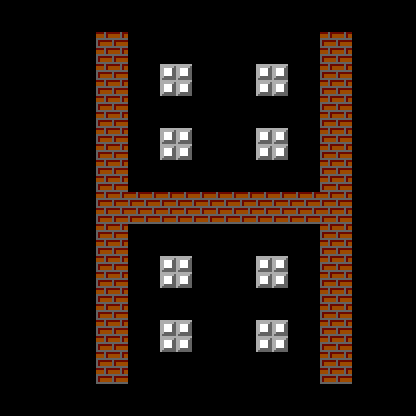

Rendered tile map (Tiled .tmx) drawn with the repository's tilesets; below, a short description and the map source with its tile grids summarised:
An orthogonal 13x13 tile map with 32x32 px tiles, 1 tile layer (Tile Layer 1).

<map version="1.0" orientation="orthogonal" renderorder="right-down" width="13" height="13" tilewidth="32" tileheight="32" backgroundcolor="#000000" nextobjectid="1">
 <tileset firstgid="1" name="BattleCity_Sprites" tilewidth="32" tileheight="32">
  <image source="../BattleCity_Sprites.png" width="800" height="512" />
  <tile id="16">
   <properties>
    <property name="blocked" value="true" />
   </properties>
  </tile>
  <tile id="17">
   <properties>
    <property name="blocked" value="true" />
   </properties>
  </tile>
  <tile id="18">
   <properties>
    <property name="blocked" value="true" />
   </properties>
  </tile>
  <tile id="19">
   <properties>
    <property name="blocked" value="true" />
   </properties>
  </tile>
  <tile id="20">
   <properties>
    <property name="blocked" value="true" />
   </properties>
  </tile>
  <tile id="41">
   <properties>
    <property name="blocked" value="true" />
   </properties>
  </tile>
  <tile id="42">
   <properties>
    <property name="blocked" value="true" />
   </properties>
  </tile>
  <tile id="43">
   <properties>
    <property name="blocked" value="true" />
   </properties>
  </tile>
  <tile id="44">
   <properties>
    <property name="blocked" value="true" />
   </properties>
  </tile>
  <tile id="45">
   <properties>
    <property name="blocked" value="true" />
   </properties>
  </tile>
 </tileset>
 <layer name="Tile Layer 1" width="13" height="13">
  <data>[169 cells, 36 non-empty, 2 distinct tile ids]</data>
 </layer>
</map>